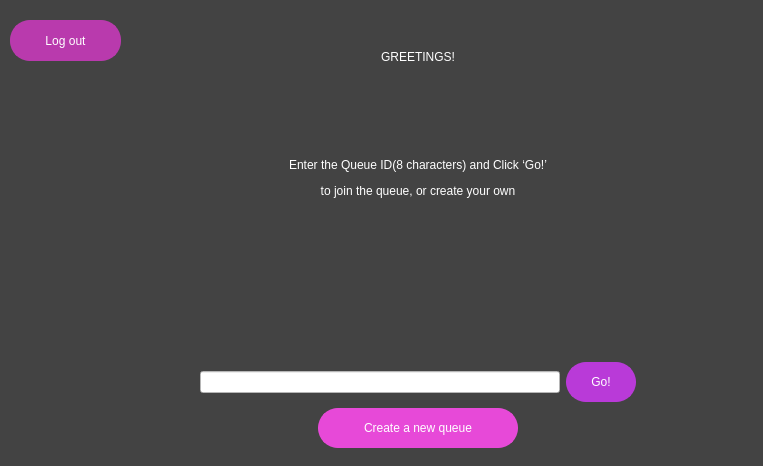
<?xml version="1.0" encoding="UTF-8"?>
<ui version="4.0">
 <class>QueueHub</class>
 <widget class="QDialog" name="QueueHub">
  <property name="geometry">
   <rect>
    <x>0</x>
    <y>0</y>
    <width>763</width>
    <height>466</height>
   </rect>
  </property>
  <property name="minimumSize">
   <size>
    <width>763</width>
    <height>466</height>
   </size>
  </property>
  <property name="maximumSize">
   <size>
    <width>763</width>
    <height>466</height>
   </size>
  </property>
  <property name="windowTitle">
   <string>Hub</string>
  </property>
  <property name="styleSheet">
   <string notr="true">background-color: rgb(67, 67, 67);</string>
  </property>
  <widget class="QPushButton" name="LogOut">
   <property name="geometry">
    <rect>
     <x>10</x>
     <y>20</y>
     <width>111</width>
     <height>41</height>
    </rect>
   </property>
   <property name="styleSheet">
    <string notr="true">background-color: rgb(185, 58, 173);
font: 600 10pt &quot;Segoe UI&quot;;
color: rgb(255, 255, 255);
border-radius: 20px;                      
border: 2px solid  rgb(185,58,173)</string>
   </property>
   <property name="text">
    <string>Log out</string>
   </property>
   <property name="autoDefault">
    <bool>false</bool>
   </property>
  </widget>
  <widget class="QWidget" name="verticalLayoutWidget">
   <property name="geometry">
    <rect>
     <x>200</x>
     <y>0</y>
     <width>436</width>
     <height>448</height>
    </rect>
   </property>
   <layout class="QVBoxLayout" name="verticalLayout">
    <item>
     <widget class="QLabel" name="Greetings">
      <property name="styleSheet">
       <string notr="true">font: 600 12pt &quot;Segoe UI&quot;;
color: rgb(255, 255, 255);</string>
      </property>
      <property name="text">
       <string>&lt;html&gt;&lt;head/&gt;&lt;body&gt;&lt;p align=&quot;center&quot;&gt;GREETINGS!&lt;/p&gt;&lt;/body&gt;&lt;/html&gt;</string>
      </property>
     </widget>
    </item>
    <item>
     <widget class="QLabel" name="label">
      <property name="styleSheet">
       <string notr="true">font: 600 12pt &quot;Segoe UI&quot;;
color: rgb(255, 255, 255);</string>
      </property>
      <property name="text">
       <string>&lt;html&gt;&lt;head/&gt;&lt;body&gt;&lt;p align=&quot;center&quot;&gt;Enter the Queue ID(8 characters) and Click ‘Go!’&lt;/p&gt;&lt;p align=&quot;center&quot;&gt;to join the queue, or create your own&lt;/p&gt;&lt;/body&gt;&lt;/html&gt;</string>
      </property>
     </widget>
    </item>
    <item>
     <widget class="QLabel" name="logo">
      <property name="text">
       <string/>
      </property>
      <property name="pixmap">
       <pixmap resource="res.qrc">:/new/prefix1/images/Pictuh.png</pixmap>
      </property>
      <property name="scaledContents">
       <bool>true</bool>
      </property>
     </widget>
    </item>
    <item>
     <layout class="QHBoxLayout" name="horizontalLayout_2">
      <item>
       <widget class="QLineEdit" name="lineEdit_QID">
        <property name="styleSheet">
         <string notr="true">background-color: rgb(255, 255, 255);</string>
        </property>
       </widget>
      </item>
      <item>
       <widget class="QPushButton" name="GoToQueue">
        <property name="minimumSize">
         <size>
          <width>70</width>
          <height>40</height>
         </size>
        </property>
        <property name="maximumSize">
         <size>
          <width>70</width>
          <height>40</height>
         </size>
        </property>
        <property name="styleSheet">
         <string notr="true">background-color: rgb(185, 58, 216);
font: 600 10pt &quot;Segoe UI&quot;;
color: rgb(255, 255, 255);
border-radius: 20px;
 border: 2px solid  rgb(185,58,216)</string>
        </property>
        <property name="text">
         <string>Go!</string>
        </property>
        <property name="autoDefault">
         <bool>true</bool>
        </property>
       </widget>
      </item>
     </layout>
    </item>
    <item>
     <layout class="QHBoxLayout" name="horizontalLayout">
      <item>
       <widget class="QPushButton" name="CreateQueue">
        <property name="minimumSize">
         <size>
          <width>200</width>
          <height>40</height>
         </size>
        </property>
        <property name="maximumSize">
         <size>
          <width>200</width>
          <height>40</height>
         </size>
        </property>
        <property name="styleSheet">
         <string notr="true">background-color: rgb(231, 73, 216);
font: 600 10pt &quot;Segoe UI&quot;;
color: rgb(255, 255, 255);
border-radius: 20px;                      
border: 2px solid  rgb(231,73,216)</string>
        </property>
        <property name="text">
         <string>Create a new queue</string>
        </property>
        <property name="autoDefault">
         <bool>false</bool>
        </property>
       </widget>
      </item>
     </layout>
    </item>
   </layout>
  </widget>
 </widget>
 <resources>
  <include location="res.qrc"/>
 </resources>
 <connections/>
</ui>
